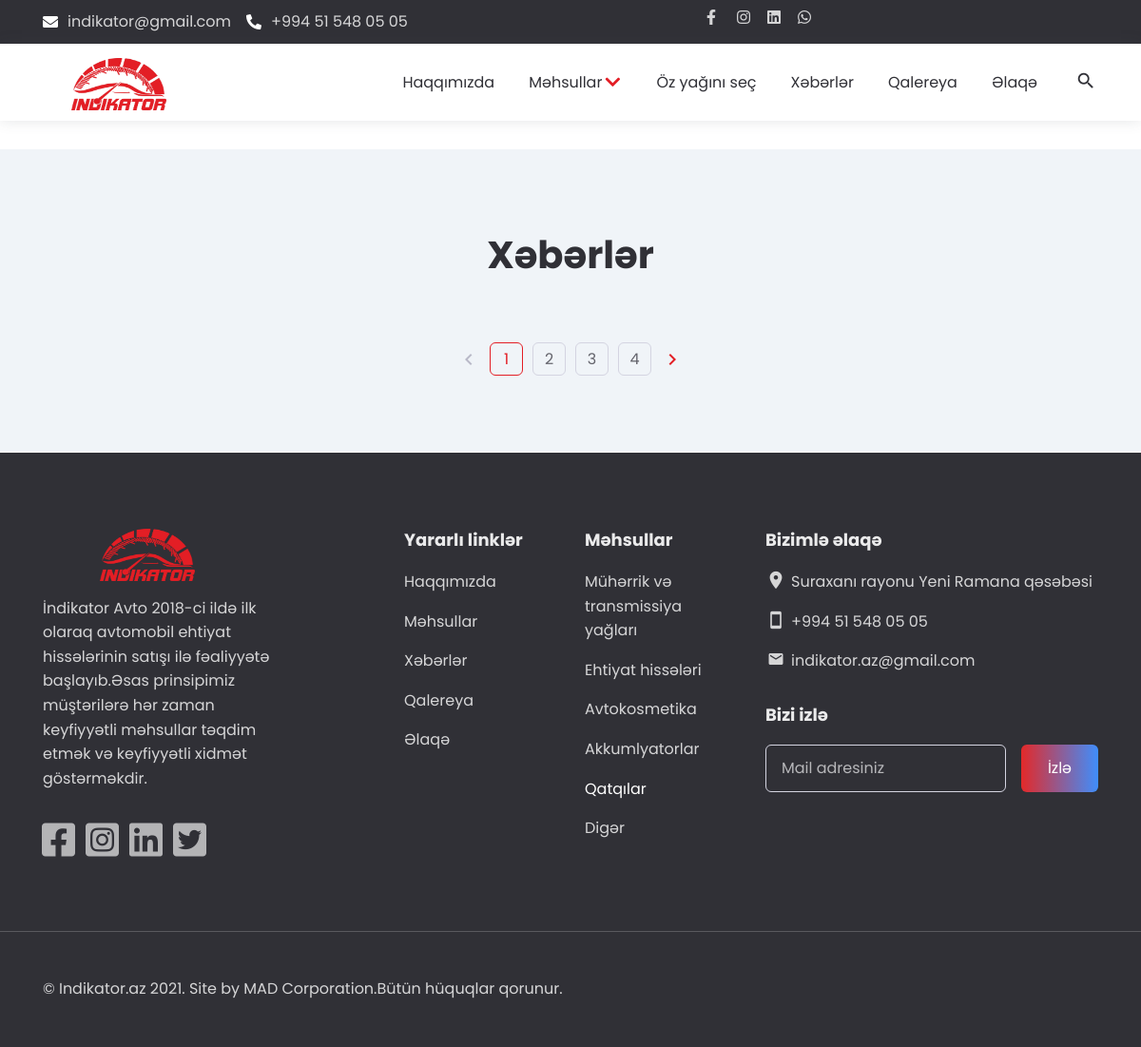
The app's page /news, older data.
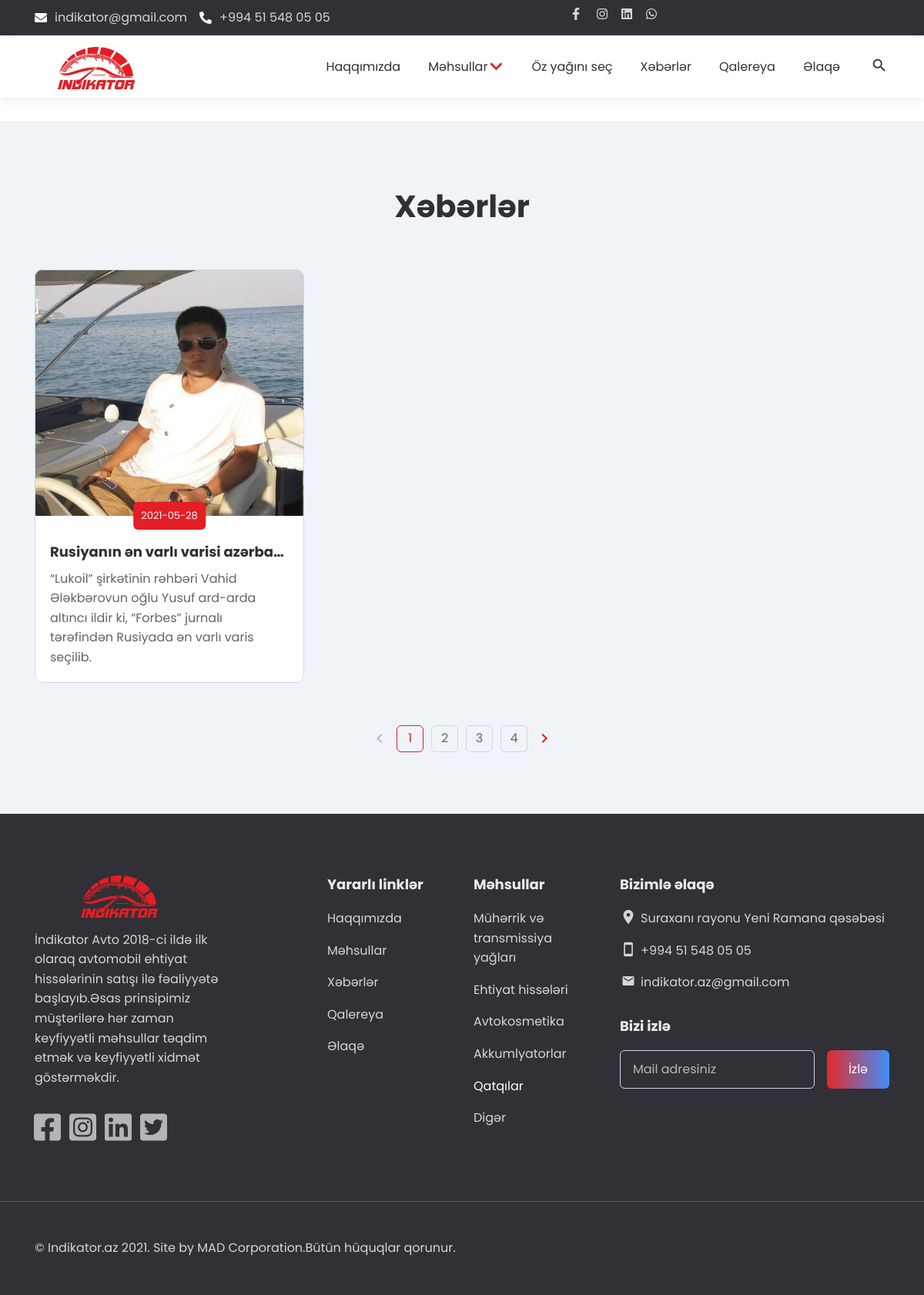
The same page, newer data.
### models.py (models this page shows)
class Post(db.Model):
    id=db.Column(db.Integer,primary_key=True)
    post_title=db.Column(db.String(50))
    post_time=db.Column(db.String(50))
    post_img=db.Column(db.String(50))
    post_info=db.Column(db.String(50))
    post_description=db.Column(db.Text)

### controllers/app/main.py (the view)
@app.route('/news')
def news_index():
    from models import Post
    posts=Post.query.all()
    return render_template('app/news.html',posts=posts)

### templates/app/news.html (shortened to what this page needs)
{% extends "app/base.html" %}
{% block content %}
<section class="section section-bg">
    <div class="container">
        <div class="row">
            <div class="col-12">
                <div class="section-heading heading-center">
                    <h2>Xəbərlər</h2>
                </div>
            </div>
            {% for post in posts %}
            <div class="col-lg-4 col-md-6 col-12 item">
                <article class="news-item item-style">
                    <a href="news/about/{{post.id}}" class="news-item-img">
                        <img class="lazy" src="/static/uploads/{{post.post_img}}" alt=""
                            data-loaded="true">
                    </a>
                    <div class="news-item-info">
                        <div class="news-item-date">{{post.post_time}}</div>
                        <h4 class="news-item-title item-heading">
                            <a href="news/about" title="{{post.post_title}}">{{post.post_title}}</a>
                        </h4>
                        <div class="news-item-desc">
                            <p>{{post.post_info}}</p>
                        </div>
                    </div>
                </article>
            </div>
            {% endfor %}
            <div class="col-12">
                <nav class="pagination">
                    <ul class="pagination-list">
                        <li
                            class="pagination-item-arrow pagination-item-arrow-prev pagination-item-disabled">
                            <a href="#!"><i class="material-icons md-24">chevron_left</i></a>
                        </li>
                        <li class="active"><a href="#!">1</a></li>
                        <li><a href="#!">2</a></li>
                        <li><a href="#!">3</a></li>
                        <li><a href="#!">4</a></li>
                        <li class="pagination-item-arrow pagination-item-arrow-next"><a href="#!"><i
                                    class="material-icons md-24">chevron_right</i></a></li>
                    </ul>
                </nav>
            </div>
        </div>
</section>
</div>
{% endblock %}

Row changes from the older to the newer data that the page shows:
added Post: post_img (picture), post_time "2021-05-28", post_title "Rusiyanın ən varlı varisi azərba…", post_info "“Lukoil” şirkətinin rəhbəri Vahid Ələkbərovun oğlu Yusuf ard-arda altıncı ildir ki, “Forbes” jurnalı tərəfindən Rusiyada ən varlı varis seçilib."
